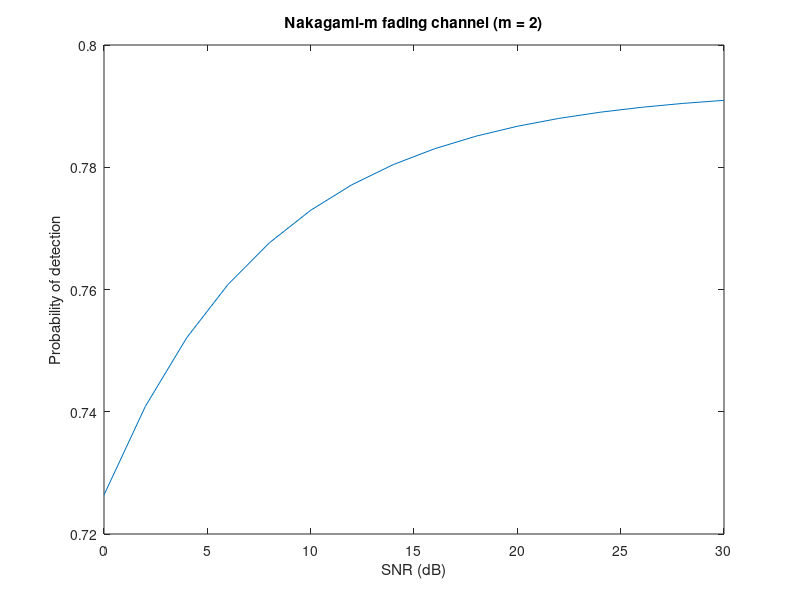

The MATLAB source for this figure:
% Define system parameters
m = 2;             % Nakagami-m parameter
Eb = 1;            % Energy per bit
N0 = 0.1;          % Noise power spectral density
Pfa = 1e-3;        % Probability of false alarm
SNR_dB = 0:2:30;   % Signal-to-noise ratio (SNR) range in dB
SNR = 10.^(SNR_dB/10); % Convert SNR to linear scale

% Calculate threshold for given Pfa
threshold = sqrt(2*N0*log(1/Pfa));

% Calculate probability of detection for each SNR value
Pd = zeros(size(SNR));
for i = 1:length(SNR)
    gamma = SNR(i)*Eb/N0; % SNR per bit
    Pd(i) = qfunc((threshold - sqrt(m*gamma))/(sqrt(1+m)*sqrt(gamma)));
end

% Plot results
plot(SNR_dB, Pd);
xlabel('SNR (dB)');
ylabel('Probability of detection');
title(['Nakagami-m fading channel (m = ' num2str(m) ')']);
